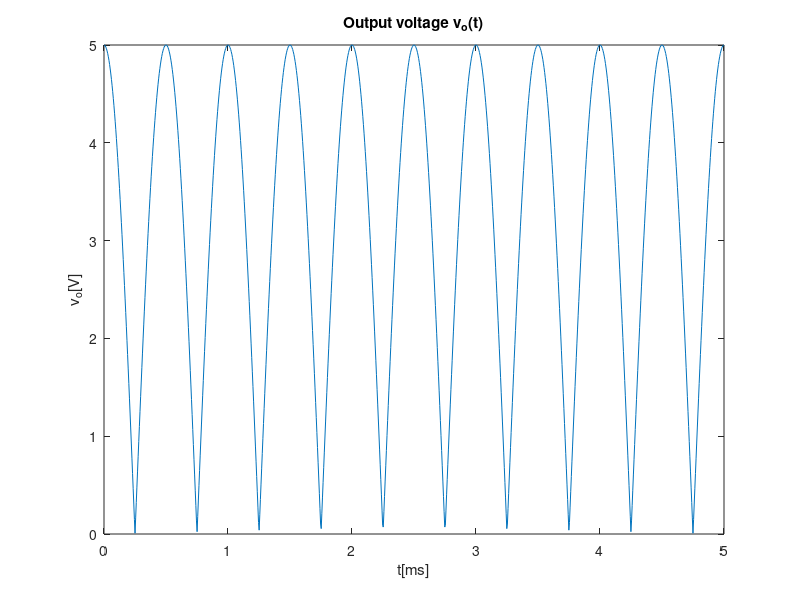
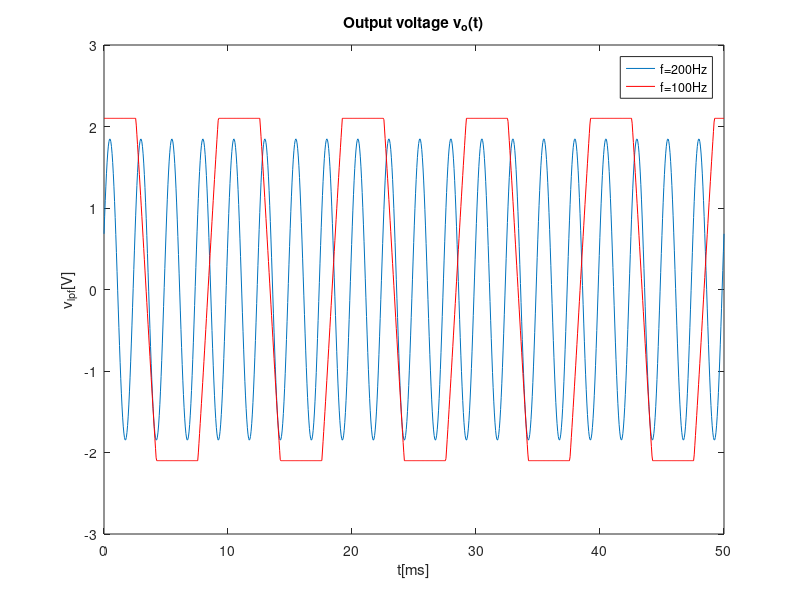
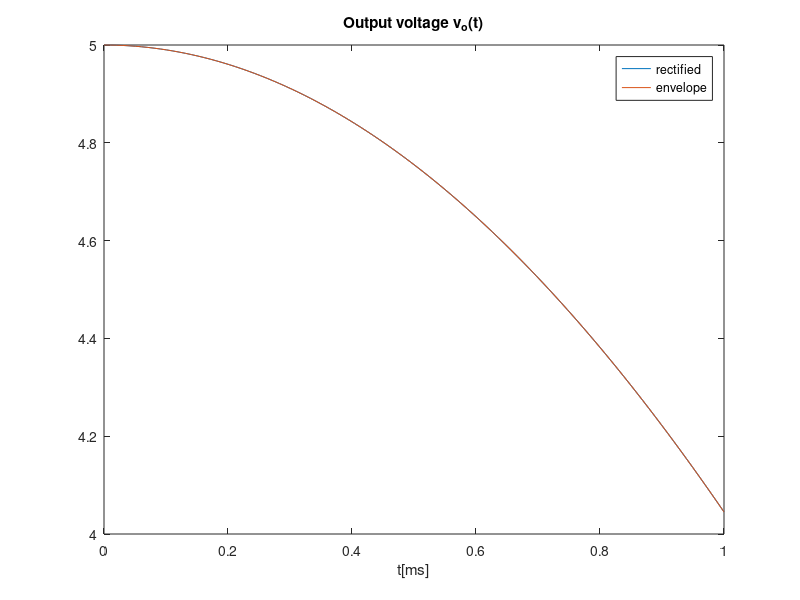

MATLAB code for these plots, in order:
close all 
clear all
f=1e3;
w=2*pi*f;
R=1e3
C=1e-6


t=linspace(0, 5e-3, 1000);
A = 5;
vS=A*cos(w*t);
vO = abs(vS);

figure
plot(t*1000, vO)
title("Output voltage v_o(t)")
xlabel ("t[ms]")
ylabel ("v_o[V]")
print ("vo.eps", "-depsc");


%lpf response
t=linspace(0, 50e-3, 1000);

VON=0.7
vlim =3*VON

f=400;
w=2*pi*f;
vO = A/sqrt(1+w^2*R^2*C^2) * cos(w*t - atan(w*R*C));
figure;
plot(t*1000, vO)
title("Output voltage v_o(t)")
xlabel ("t[ms]")
ylabel ("v_{lpf}[V]")

f=100
w=2*pi*f;
vO = A/sqrt(1+w^2*R^2*C^2) * cos(w*t - atan(w*R*C));

%limit
for i=1:length(t)
  if vO(i) > vlim
    vO(i) = vlim;
  elseif vO(i) < -vlim
    vO(i) = -vlim;
  endif
endfor

hold on;
plot(t*1000, vO, "r")
legend("f=200Hz","f=100Hz")
print ("vlpf.eps", "-depsc");

%envelope detector
A=5
t=linspace(0, 1e-3, 100);
f=100;
w=2*pi*f;
vS = A * cos(w*t);
vOhr = zeros(1, length(t));
vO = zeros(1, length(t));

tOFF = 1/w * atan(1/w/R/C);

vOnexp = A*cos(w*tOFF)*exp(-(t-tOFF)/R/C);

figure
for i=1:length(t)
  if (vS(i) > 0)
    vOhr(i) = vS(i);
  else
    vOhr(i) = 0;
  endif
endfor

plot(t*1000, vOhr)
hold

for i=1:length(t)
  if t(i) < tOFF
    vO(i) = vS(i);
  elseif vOnexp(i) > vOhr(i)
    vO(i) = vOnexp(i);
  else 
    vO(i) = vS(i);
  endif
endfor

plot(t*1000, vO)
title("Output voltage v_o(t)")
xlabel ("t[ms]")
legend("rectified","envelope")
print ("venvlope.eps", "-depsc");
